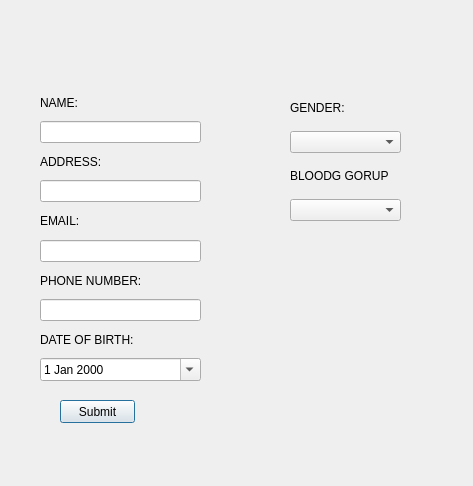
<?xml version="1.0" encoding="UTF-8"?>
<ui version="4.0">
 <class>Dialog</class>
 <widget class="QDialog" name="Dialog">
  <property name="geometry">
   <rect>
    <x>0</x>
    <y>0</y>
    <width>473</width>
    <height>486</height>
   </rect>
  </property>
  <property name="windowTitle">
   <string>Dialog</string>
  </property>
  <widget class="QPushButton" name="pushButton">
   <property name="geometry">
    <rect>
     <x>60</x>
     <y>400</y>
     <width>75</width>
     <height>23</height>
    </rect>
   </property>
   <property name="text">
    <string>Submit</string>
   </property>
  </widget>
  <widget class="QWidget" name="">
   <property name="geometry">
    <rect>
     <x>40</x>
     <y>90</y>
     <width>161</width>
     <height>291</height>
    </rect>
   </property>
   <layout class="QVBoxLayout" name="verticalLayout">
    <item>
     <widget class="QLabel" name="label">
      <property name="text">
       <string>NAME:</string>
      </property>
     </widget>
    </item>
    <item>
     <widget class="QLineEdit" name="NameE"/>
    </item>
    <item>
     <widget class="QLabel" name="label_2">
      <property name="text">
       <string>ADDRESS:</string>
      </property>
     </widget>
    </item>
    <item>
     <widget class="QLineEdit" name="AddE"/>
    </item>
    <item>
     <widget class="QLabel" name="label_3">
      <property name="text">
       <string>EMAIL:</string>
      </property>
     </widget>
    </item>
    <item>
     <widget class="QLineEdit" name="EmailE"/>
    </item>
    <item>
     <widget class="QLabel" name="label_4">
      <property name="text">
       <string>PHONE NUMBER:</string>
      </property>
     </widget>
    </item>
    <item>
     <widget class="QLineEdit" name="PhnoE"/>
    </item>
    <item>
     <widget class="QLabel" name="label_5">
      <property name="text">
       <string>DATE OF BIRTH:</string>
      </property>
     </widget>
    </item>
    <item>
     <widget class="QDateEdit" name="dateEdit">
      <property name="calendarPopup">
       <bool>true</bool>
      </property>
     </widget>
    </item>
   </layout>
  </widget>
  <widget class="QWidget" name="">
   <property name="geometry">
    <rect>
     <x>290</x>
     <y>90</y>
     <width>111</width>
     <height>131</height>
    </rect>
   </property>
   <layout class="QVBoxLayout" name="verticalLayout_2">
    <item>
     <widget class="QLabel" name="label_6">
      <property name="text">
       <string>GENDER:</string>
      </property>
     </widget>
    </item>
    <item>
     <widget class="QComboBox" name="comboBox">
      <item>
       <property name="text">
        <string/>
       </property>
      </item>
      <item>
       <property name="text">
        <string>Male</string>
       </property>
      </item>
      <item>
       <property name="text">
        <string>Female</string>
       </property>
      </item>
      <item>
       <property name="text">
        <string>Others</string>
       </property>
      </item>
     </widget>
    </item>
    <item>
     <widget class="QLabel" name="label_7">
      <property name="text">
       <string>BLOODG GORUP</string>
      </property>
     </widget>
    </item>
    <item>
     <widget class="QComboBox" name="comboBox_2">
      <item>
       <property name="text">
        <string/>
       </property>
      </item>
      <item>
       <property name="text">
        <string>A+</string>
       </property>
      </item>
      <item>
       <property name="text">
        <string>A-</string>
       </property>
      </item>
      <item>
       <property name="text">
        <string>B+</string>
       </property>
      </item>
      <item>
       <property name="text">
        <string>B-</string>
       </property>
      </item>
      <item>
       <property name="text">
        <string>AB+</string>
       </property>
      </item>
      <item>
       <property name="text">
        <string>AB-</string>
       </property>
      </item>
      <item>
       <property name="text">
        <string>O+</string>
       </property>
      </item>
      <item>
       <property name="text">
        <string>O-</string>
       </property>
      </item>
     </widget>
    </item>
   </layout>
  </widget>
 </widget>
 <resources/>
 <connections/>
</ui>
